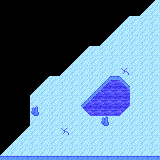

Rendered tile map (Tiled .tmx) drawn with the repository's tilesets; below, a short description and the full map source, tile grids included:
An orthogonal 16x16 tile map with 10x10 px tiles, 4 tile layers (water, ice, decor, collision).

<map version="1.10" tiledversion="1.10.1" orientation="orthogonal" renderorder="right-down" width="16" height="16" tilewidth="10" tileheight="10" infinite="0" nextlayerid="5" nextobjectid="1">
 <tileset firstgid="1" source="../../Tiles/thicket tiles.tsx" />
 <layer id="2" name="water" width="16" height="16">
  <data encoding="csv">
0,0,0,0,0,0,0,0,0,0,0,0,0,0,0,0,
0,0,0,0,0,0,0,0,0,0,0,0,0,0,0,0,
0,0,0,0,0,0,0,0,0,0,0,0,0,0,0,0,
0,0,0,0,0,0,0,0,0,0,0,0,0,0,0,0,
0,0,0,0,0,0,0,0,0,0,0,0,0,0,0,0,
0,0,0,0,0,0,0,0,0,0,0,0,0,0,0,0,
0,0,0,0,0,0,0,0,0,0,0,0,0,0,0,0,
0,0,0,0,0,0,0,0,0,0,0,36,0,36,0,0,
0,0,0,0,0,0,0,0,0,0,36,36,36,36,36,0,
0,0,0,0,0,0,0,0,36,36,36,36,36,36,36,0,
0,0,0,0,0,0,0,0,36,36,36,36,36,36,0,0,
0,0,0,0,0,0,0,0,36,36,36,36,36,36,0,0,
0,0,0,0,0,0,0,0,0,36,36,36,36,0,0,0,
0,0,0,0,0,0,0,0,0,0,0,36,0,0,0,0,
0,0,0,0,0,0,0,0,0,0,0,36,0,0,0,0,
0,0,0,0,0,0,0,0,0,0,0,0,0,0,0,0
</data>
 </layer>
 <layer id="1" name="ice" width="16" height="16">
  <data encoding="csv">
0,0,0,0,0,0,0,0,0,0,0,0,0,0,0,23,
0,0,0,0,0,0,0,0,0,0,0,0,0,0,23,26,
0,0,0,0,0,0,0,0,0,0,0,0,23,26,26,26,
0,0,0,0,0,0,0,0,0,0,0,23,26,26,26,26,
0,0,0,0,0,0,0,0,0,0,23,26,26,26,26,26,
0,0,0,0,0,0,0,0,23,26,26,26,26,26,26,26,
0,0,0,0,0,0,0,23,26,26,26,26,26,26,26,26,
0,0,0,0,0,0,23,26,26,26,26,26,27,26,26,26,
0,0,0,0,23,26,26,26,26,26,24,0,25,26,26,26,
0,0,0,23,26,26,26,26,26,24,0,0,0,26,26,26,
0,0,0,26,26,26,26,26,24,0,0,0,0,26,26,26,
0,0,0,26,26,26,26,26,22,0,0,0,23,26,26,26,
0,0,0,26,26,26,26,26,26,26,26,26,26,26,26,26,
0,0,23,26,26,26,27,26,26,26,26,26,26,26,26,26,
0,23,26,26,26,26,26,26,26,26,26,26,26,26,26,26,
23,26,26,26,26,26,26,26,26,26,26,26,26,26,26,26
</data>
 </layer>
 <layer id="3" name="decor" width="16" height="16">
  <data encoding="csv">
0,0,0,0,0,0,0,0,0,0,0,0,0,0,0,0,
0,0,0,0,0,0,0,0,0,0,0,0,0,0,0,0,
0,0,0,0,0,0,0,0,0,0,0,0,0,0,0,0,
0,0,0,0,0,0,0,0,0,0,0,0,0,0,0,0,
0,0,0,0,0,0,0,0,0,0,0,0,0,0,0,0,
0,0,0,0,0,0,0,0,0,0,0,0,0,0,0,0,
0,0,0,0,0,0,0,0,0,0,0,0,0,0,0,0,
0,0,0,0,0,0,0,0,0,0,0,0,0,0,0,0,
0,0,0,0,0,0,0,0,0,0,0,0,0,0,0,0,
0,0,0,0,0,0,0,0,0,0,0,0,0,0,0,0,
0,0,0,0,0,0,0,0,0,0,0,0,0,0,0,0,
0,0,0,33,0,0,0,0,0,0,0,0,0,0,0,0,
0,0,0,0,0,0,0,0,0,0,33,0,0,0,0,0,
0,0,0,0,0,0,0,0,0,0,0,0,0,0,0,0,
0,0,0,0,0,0,0,0,0,0,0,0,0,0,0,0,
0,0,0,0,0,0,0,0,0,0,0,0,0,0,0,0
</data>
 </layer>
 <layer id="4" name="collision" width="16" height="16">
  <data encoding="csv">
37,37,37,37,37,37,37,37,37,37,37,37,37,37,37,0,
37,37,37,37,37,37,37,37,37,37,37,37,37,37,0,0,
37,37,37,37,37,37,37,37,37,37,37,37,0,0,0,0,
37,37,37,37,37,37,37,37,37,37,37,0,0,0,0,0,
37,37,37,37,37,37,37,37,37,37,0,0,0,0,0,0,
37,37,37,37,37,37,37,37,0,0,0,0,0,0,0,0,
37,37,37,37,37,37,37,0,0,0,0,0,0,0,0,0,
37,37,37,37,37,37,0,0,0,0,0,0,0,0,0,0,
37,37,37,37,0,0,0,0,0,0,0,37,0,0,0,0,
37,37,37,0,0,0,0,0,0,0,37,37,37,0,0,0,
37,37,37,0,0,0,0,0,0,37,37,37,37,0,0,0,
37,37,37,0,0,0,0,0,0,37,37,37,0,0,0,0,
37,37,37,0,0,0,0,0,0,0,0,0,0,0,0,0,
37,37,0,0,0,0,0,0,0,0,0,0,0,0,0,0,
37,0,0,0,0,0,0,0,0,0,0,0,0,0,0,0,
0,0,0,0,0,0,0,0,0,0,0,0,0,0,0,0
</data>
 </layer>
</map>
